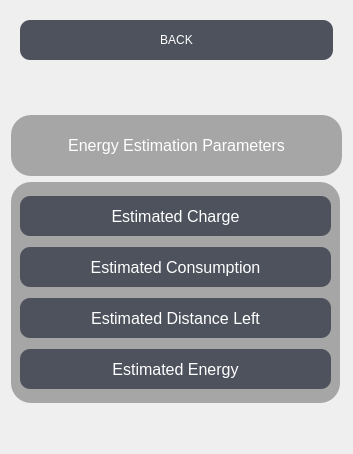
     <widget class="QWidget" name="energy_page">
      <layout class="QGridLayout" name="gridLayout_2">
       <item row="0" column="0">
        <widget class="QFrame" name="back_2">
         <property name="styleSheet">
          <string notr="true">background-color: rgba(255, 0, 0, 0);</string>
         </property>
         <property name="frameShape">
          <enum>QFrame::NoFrame</enum>
         </property>
         <property name="frameShadow">
          <enum>QFrame::Raised</enum>
         </property>
         <layout class="QGridLayout" name="gridLayout_12">
          <item row="0" column="0">
           <widget class="QPushButton" name="pushButton_3">
            <property name="minimumSize">
             <size>
              <width>0</width>
              <height>40</height>
             </size>
            </property>
            <property name="cursor">
             <cursorShape>PointingHandCursor</cursorShape>
            </property>
            <property name="styleSheet">
             <string notr="true">background-color:rgb(78, 82, 93);
color:white;
border-radius:10px;</string>
            </property>
            <property name="text">
             <string>BACK</string>
            </property>
           </widget>
          </item>
          <item row="1" column="0">
           <spacer name="verticalSpacer_3">
            <property name="orientation">
             <enum>Qt::Vertical</enum>
            </property>
            <property name="sizeHint" stdset="0">
             <size>
              <width>20</width>
              <height>40</height>
             </size>
            </property>
           </spacer>
          </item>
         </layout>
        </widget>
       </item>
       <item row="1" column="0">
        <widget class="QPushButton" name="energy_energy">
         <property name="minimumSize">
          <size>
           <width>331</width>
           <height>61</height>
          </size>
         </property>
         <property name="styleSheet">
          <string notr="true">background-color:rgb(166, 166, 166);
color:white;
border-radius:20px;
font-size: 12pt;</string>
         </property>
         <property name="text">
          <string>Energy Estimation Parameters</string>
         </property>
        </widget>
       </item>
       <item row="2" column="0">
        <widget class="QFrame" name="energy_frame">
         <property name="minimumSize">
          <size>
           <width>329</width>
           <height>221</height>
          </size>
         </property>
         <property name="maximumSize">
          <size>
           <width>329</width>
           <height>221</height>
          </size>
         </property>
         <property name="styleSheet">
          <string notr="true">background-color:rgb(166, 166, 166);
color:white;
border-radius:20px;
font-size: 12pt;</string>
         </property>
         <property name="frameShape">
          <enum>QFrame::NoFrame</enum>
         </property>
         <property name="frameShadow">
          <enum>QFrame::Raised</enum>
         </property>
         <layout class="QGridLayout" name="gridLayout_22">
          <item row="0" column="0">
           <widget class="QPushButton" name="energy_charge">
            <property name="minimumSize">
             <size>
              <width>0</width>
              <height>40</height>
             </size>
            </property>
            <property name="sizeIncrement">
             <size>
              <width>0</width>
              <height>100</height>
             </size>
            </property>
            <property name="cursor">
             <cursorShape>PointingHandCursor</cursorShape>
            </property>
            <property name="styleSheet">
             <string notr="true">background-color:rgb(78, 82, 93);
color:white;
border-radius:10px;</string>
            </property>
            <property name="text">
             <string>Estimated Charge</string>
            </property>
           </widget>
          </item>
          <item row="1" column="0">
           <widget class="QPushButton" name="energy_consumption">
            <property name="minimumSize">
             <size>
              <width>0</width>
              <height>40</height>
             </size>
            </property>
            <property name="cursor">
             <cursorShape>PointingHandCursor</cursorShape>
            </property>
            <property name="styleSheet">
             <string notr="true">background-color:rgb(78, 82, 93);
color:white;
border-radius:10px;</string>
            </property>
            <property name="text">
             <string>Estimated Consumption</string>
            </property>
           </widget>
          </item>
          <item row="3" column="0">
           <widget class="QPushButton" name="energy_es_energy">
            <property name="minimumSize">
             <size>
              <width>0</width>
              <height>40</height>
             </size>
            </property>
            <property name="cursor">
             <cursorShape>PointingHandCursor</cursorShape>
            </property>
            <property name="styleSheet">
             <string notr="true">background-color:rgb(78, 82, 93);
color:white;
border-radius:10px;</string>
            </property>
            <property name="text">
             <string>Estimated Energy</string>
            </property>
           </widget>
          </item>
          <item row="2" column="0">
           <widget class="QPushButton" name="energy_distance">
            <property name="minimumSize">
             <size>
              <width>0</width>
              <height>40</height>
             </size>
            </property>
            <property name="cursor">
             <cursorShape>PointingHandCursor</cursorShape>
            </property>
            <property name="styleSheet">
             <string notr="true">background-color:rgb(78, 82, 93);
color:white;
border-radius:10px;</string>
            </property>
            <property name="text">
             <string>Estimated Distance Left</string>
            </property>
           </widget>
          </item>
         </layout>
        </widget>
       </item>
       <item row="3" column="0">
        <spacer name="verticalSpacer_5">
         <property name="orientation">
          <enum>Qt::Vertical</enum>
         </property>
         <property name="sizeHint" stdset="0">
          <size>
           <width>20</width>
           <height>40</height>
          </size>
         </property>
        </spacer>
       </item>
      </layout>
     </widget>
